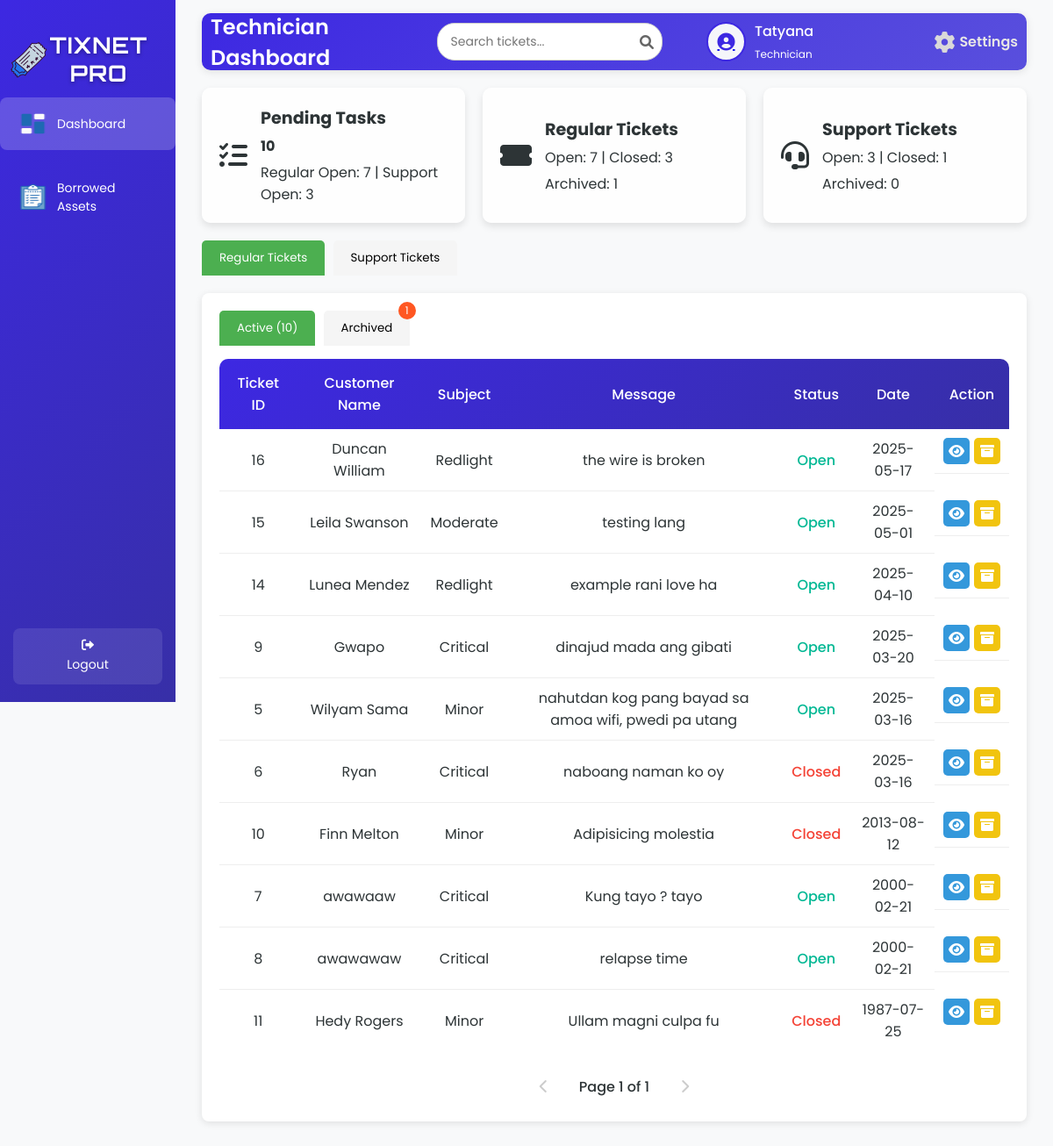
Before: /technicianD.php (signed in) with the older database file.
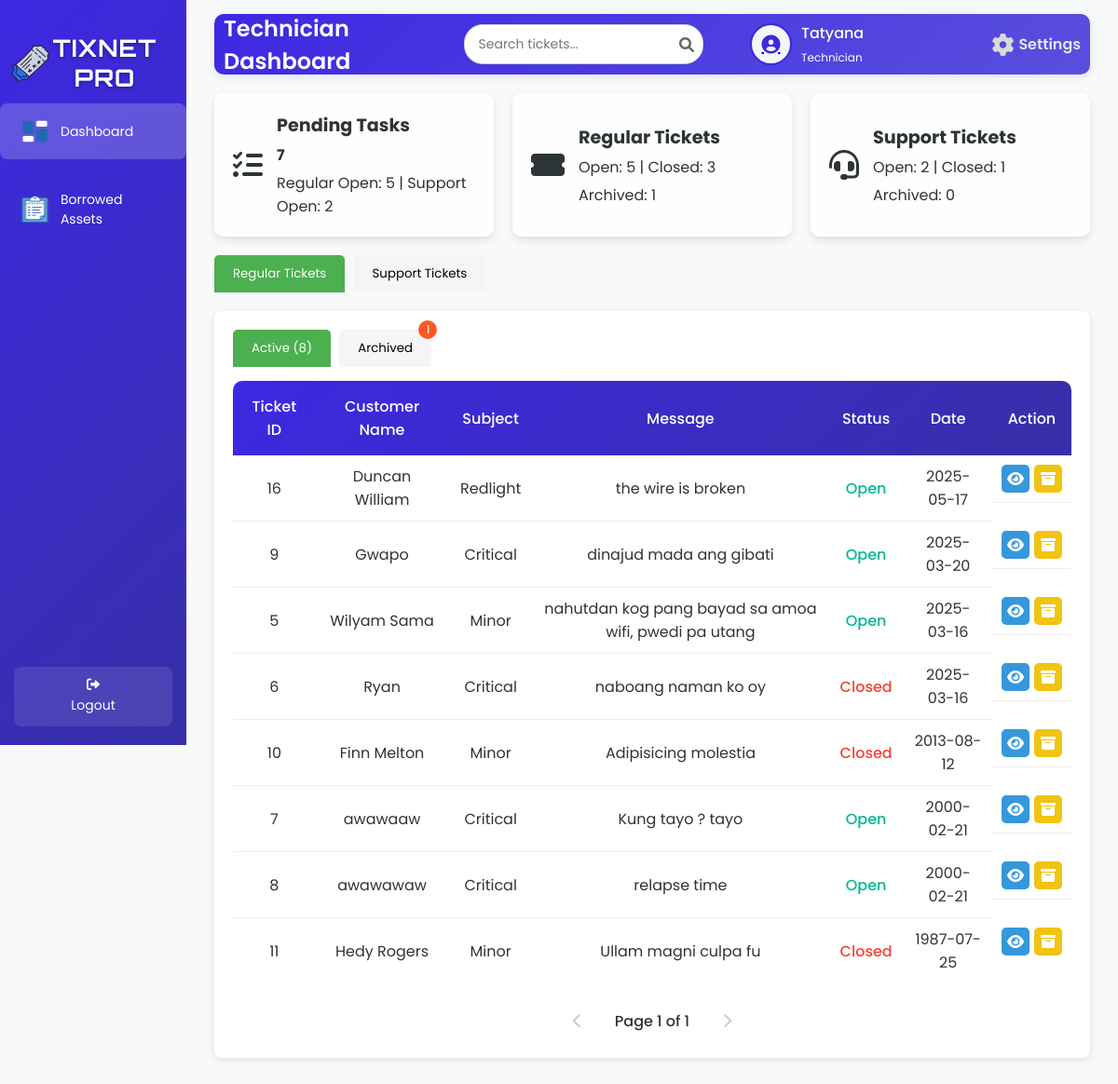
After: the same page with the newer database file.
### tables this page shows
CREATE TABLE `tbl_ticket` (
  `t_id` int(50) NOT NULL,
  `t_aname` varchar(200) NOT NULL,
  `t_subject` varchar(200) NOT NULL,
  `t_status` varchar(200) NOT NULL,
  `t_date` date NOT NULL,
  `t_details` varchar(200) NOT NULL
);

### technicianD.php (the view, shortened to what this page needs)
<?php
include 'db.php';
$username = $_SESSION['username'];
$firstName = $lastName = $userType = '';
$avatarPath = $_SESSION['avatarPath'];
$limit = 10;
$regularActivePage = isset($_GET['regularActivePage']) ? max(1, (int)$_GET['regularActivePage']) : 1;
$tab = $_GET['tab'] ?? 'regular';
$searchTerm = isset($_GET['search']) ? trim($_GET['search']) : '';
$openTickets = $closedTickets = $supportOpen = $supportClosed = 0;
$archivedRegular = $archivedSupport = 0;
$pendingTasks = 0;
if ($conn) {
    try {
        $sqlUser = "SELECT u_fname, u_lname, u_type FROM tbl_user WHERE u_username = ?";
        $stmt = $conn->prepare($sqlUser);
        $stmt->bind_param("s", $username);
        $stmt->execute();
        $resultUser = $stmt->get_result();
        if ($resultUser->num_rows > 0) {
            $row = $resultUser->fetch_assoc();
            $firstName = $row['u_fname'] ?? '';
            $userType = $row['u_type'] ?? '';
        }
        $searchLike = $searchTerm ? "%$searchTerm%" : null;
        $sqlOpenTickets = "SELECT COUNT(*) AS openTickets FROM tbl_ticket
                          WHERE t_status = 'open'
                          AND (t_details NOT LIKE 'ARCHIVED:%' OR t_details IS NULL)
                          AND t_status != 'archived'";
        $stmtOpenTickets = $conn->prepare($sqlOpenTickets);
        $stmtOpenTickets->execute();
        $resultOpenTickets = $stmtOpenTickets->get_result();
        $openTickets = $resultOpenTickets->fetch_assoc()['openTickets'] ?? 0;
        $sqlClosedTickets = "SELECT COUNT(*) AS closedTickets FROM tbl_ticket
                            WHERE t_status = 'closed'
                            AND (t_details NOT LIKE 'ARCHIVED:%' OR t_details IS NULL)
                            AND t_status != 'archived'";
        $stmtClosedTickets = $conn->prepare($sqlClosedTickets);
        $stmtClosedTickets->execute();
        $resultClosedTickets = $stmtClosedTickets->get_result();
        $closedTickets = $resultClosedTickets->fetch_assoc()['closedTickets'] ?? 0;
        $sqlArchivedRegular = "SELECT COUNT(*) AS archivedTickets FROM tbl_ticket
                              WHERE t_details LIKE 'ARCHIVED:%'
                              AND t_status != 'archived'";
        $stmtArchivedRegular = $conn->prepare($sqlArchivedRegular);
        $stmtArchivedRegular->execute();
        $resultArchivedRegular = $stmtArchivedRegular->get_result();
        $archivedRegular = $resultArchivedRegular->fetch_assoc()['archivedTickets'] ?? 0;
        $sqlSupportOpen = "SELECT COUNT(*) AS supportOpen FROM tbl_supp_tickets
                          WHERE s_status = 'Open'
                          AND (s_message NOT LIKE 'ARCHIVED:%' OR s_message IS NULL)";
        $stmtSupportOpen = $conn->prepare($sqlSupportOpen);
        $stmtSupportOpen->execute();
        $resultSupportOpen = $stmtSupportOpen->get_result();
        $supportOpen = $resultSupportOpen->fetch_assoc()['supportOpen'] ?? 0;
        $sqlSupportClosed = "SELECT COUNT(*) AS supportClosed FROM tbl_supp_tickets
                            WHERE s_status = 'Closed'
                            AND (s_message NOT LIKE 'ARCHIVED:%' OR s_message IS NULL)";
        $stmtSupportClosed = $conn->prepare($sqlSupportClosed);
        $stmtSupportClosed->execute();
        $resultSupportClosed = $stmtSupportClosed->get_result();
        $supportClosed = $resultSupportClosed->fetch_assoc()['supportClosed'] ?? 0;
        $sqlArchivedSupport = "SELECT COUNT(*) AS archivedSupport FROM tbl_supp_tickets
                              WHERE s_message LIKE 'ARCHIVED:%'";
        $stmtArchivedSupport = $conn->prepare($sqlArchivedSupport);
        $stmtArchivedSupport->execute();
        $resultArchivedSupport = $stmtArchivedSupport->get_result();
        $archivedSupport = $resultArchivedSupport->fetch_assoc()['archivedSupport'] ?? 0;
        $pendingTasks = $openTickets + $supportOpen;
        $sqlTotalRegularActive = "SELECT COUNT(*) AS total FROM tbl_ticket
                                WHERE (t_details NOT LIKE 'ARCHIVED:%' OR t_details IS NULL)
                                AND t_status != 'archived'";
        $stmtTotalRegularActive = $conn->prepare($sqlTotalRegularActive);
        $stmtTotalRegularActive->execute();
        $resultTotalRegularActive = $stmtTotalRegularActive->get_result();
        $totalRegularActive = $resultTotalRegularActive->fetch_assoc()['total'] ?? 0;
        $totalRegularActivePages = max(1, ceil($totalRegularActive / $limit));
        $regularActivePage = min($regularActivePage, $totalRegularActivePages);
        $regularActiveOffset = max(0, ($regularActivePage - 1) * $limit);
        $sqlRegularActive = "SELECT t_id, t_aname, t_subject, t_details, t_status, t_date
                            FROM tbl_ticket
                            WHERE (t_details NOT LIKE 'ARCHIVED:%' OR t_details IS NULL)
                            AND t_status != 'archived'";
        $sqlRegularActive .= " ORDER BY t_date DESC LIMIT ? OFFSET ?";
        $stmtRegularActive = $conn->prepare($sqlRegularActive);
        if ($searchTerm) {
            $stmtRegularActive->bind_param("sssii", $searchLike, $searchLike, $searchLike, $limit, $regularActiveOffset);
        } else {
            $stmtRegularActive->bind_param("ii", $limit, $regularActiveOffset);
        }
        $stmtRegularActive->execute();
        $resultRegularActive = $stmtRegularActive->get_result();
        $sqlTotalRegularArchived = "SELECT COUNT(*) AS total FROM tbl_ticket
                                  WHERE t_details LIKE 'ARCHIVED:%'
                                  AND t_status != 'archived'";
        $stmtTotalRegularArchived = $conn->prepare($sqlTotalRegularArchived);
        $stmtTotalRegularArchived->execute();
        $resultTotalRegularArchived = $stmtTotalRegularArchived->get_result();
        $totalRegularArchived = $resultTotalRegularArchived->fetch_assoc()['total'] ?? 0;
    } catch (Exception $e) {
        $errorMessage = htmlspecialchars($e->getMessage());
        echo "<script>alert('Error: $errorMessage');</script>";
    }
} else {
    die("Database connection failed.");
}
?>
<!DOCTYPE html>
<html lang="en">
<head>
    <link rel="stylesheet" href="technicianSD.css">
    <link rel="stylesheet" href="https://cdnjs.cloudflare.com/ajax/libs/font-awesome/6.0.0-beta3/css/all.min.css">
</head>
<body>
<div class="wrapper">
    <div class="sidebar">
        <h2><img src="image/logo.png" alt="Tix Net Icon" class="sidebar-icon">TixNet Pro</h2>
        <ul>
            <li><a href="technicianD.php" class="active"><img src="image/main.png" alt="Dashboard" class="icon" /> <span>Dashboard</span></a></li>
            <li><a href="techBorrowed.php"><img src="image/borrowed.png" alt="Borrowed Assets" class="icon" /> <span>Borrowed Assets</span></a></li>
        </ul>
        <footer>
            <a href="index.php" class="back-home"><i class="fas fa-sign-out-alt"></i> Logout</a>
        </footer>
    </div>
    <div class="container">
        <div class="upper">
            <h1>Technician Dashboard</h1>
            <div class="search-container">
                <input type="text" class="search-bar" id="searchInput" placeholder="Search tickets..." value="<?php echo htmlspecialchars($searchTerm); ?>" onkeyup="debouncedSearchTickets()">
                <span class="search-icon"><i class="fas fa-search"></i></span>
            </div>
            <div class="user-profile">
                <div class="user-icon">
                    <a href="image.php">
                        <?php
                        $cleanAvatarPath = preg_replace('/\?\d+$/', '', $avatarPath);
                        if (!empty($avatarPath) && file_exists($cleanAvatarPath)) {
                            echo "<img src='" . htmlspecialchars($avatarPath, ENT_QUOTES, 'UTF-8') . "' alt='User Avatar'>";
                        } else {
                            echo "<i class='fas fa-user-circle'></i>";
                        }
                        ?>
                    </a>
                </div>
                <div class="user-details">
                    <span><?php echo htmlspecialchars($firstName, ENT_QUOTES, 'UTF-8'); ?></span>
                    <small><?php echo htmlspecialchars(ucfirst($userType), ENT_QUOTES, 'UTF-8'); ?></small>
                </div>
                <a href="settings.php" class="settings-link">
                    <i class="fas fa-cog"></i>
                    <span>Settings</span>
                </a>
            </div>
        </div>
        <div class="dashboard-cards">
            <div class="card">
                <i class="fas fa-tasks text-yellow-500"></i>
                <div class="card-content">
                    <h3>Pending Tasks</h3>
                    <p><strong><?php echo $pendingTasks; ?></strong></p>
                    <p>Regular Open: <?php echo $openTickets; ?> | Support Open: <?php echo $supportOpen; ?></p>
                </div>
            </div>
            <div class="card">
                <i class="fas fa-ticket-alt text-orange-500"></i>
                <div class="card-content">
                    <h3>Regular Tickets</h3>
                    <p>Open: <?php echo $openTickets; ?> | Closed: <?php echo $closedTickets; ?></p>
                    <p>Archived: <?php echo $archivedRegular; ?></p>
                </div>
            </div>
            <div class="card">
                <i class="fas fa-headset text-blue-500"></i>
                <div class="card-content">
                    <h3>Support Tickets</h3>
                    <p>Open: <?php echo $supportOpen; ?> | Closed: <?php echo $supportClosed; ?></p>
                    <p>Archived: <?php echo $archivedSupport; ?></p>
                </div>
            </div>
        </div>
        <div class="tab-container">
            <div class="main-tab-buttons">
                <button class="tab-button <?php echo in_array($tab, ['regular', 'regularArchived']) ? 'active' : ''; ?>" onclick="openMainTab('regularTickets', '<?php echo $tab === 'regularArchived' ? 'regularArchived' : 'regular'; ?>')">Regular Tickets</button>
                <button class="tab-button <?php echo in_array($tab, ['support', 'supportArchived']) ? 'active' : ''; ?>" onclick="openMainTab('supportTickets', '<?php echo $tab === 'supportArchived' ? 'supportArchived' : 'support'; ?>')">Support Tickets</button>
            </div>
            <div id="regularTickets" class="main-tab-content <?php echo in_array($tab, ['regular', 'regularArchived']) ? 'active' : ''; ?>">
                <div class="table-box">
                    <div class="sub-tab-buttons">
                        <button class="tab-button <?php echo $tab === 'regular' ? 'active' : ''; ?>" onclick="openSubTab('regularTicketsContent', 'regular')">Active (<?php echo $totalRegularActive; ?>)</button>
                        <button class="tab-button <?php echo $tab === 'regularArchived' ? 'active' : ''; ?>" onclick="openSubTab('regularArchivedTicketsContent', 'regularArchived')">
                            Archived
                            <?php if ($totalRegularArchived > 0): ?>
                                <span class="tab-badge"><?php echo $totalRegularArchived; ?></span>
                            <?php endif; ?>
                        </button>
                    </div>
                    <div id="regularTicketsContent" class="sub-tab-content <?php echo $tab === 'regular' ? 'active' : ''; ?>">
                        <table class="tickets-table" id="regular-active-tickets">
                            <thead>
                                <tr>
                                    <th>Ticket ID</th>
                                    <th>Customer Name</th>
                                    <th>Subject</th>
                                    <th>Message</th>
                                    <th>Status</th>
                                    <th>Date</th>
                                    <th>Action</th>
                                </tr>
                            </thead>
                            <tbody>
                                <?php
                                if ($resultRegularActive && $resultRegularActive->num_rows > 0) {
                                    while ($row = $resultRegularActive->fetch_assoc()) {
                                        $display_details = preg_replace('/^ARCHIVED:/', '', $row['t_details'] ?? '');
                                        $ticketData = json_encode([
                                            'id' => $row['t_id'],
                                            'aname' => $row['t_aname'] ?? '',
                                            'subject' => $row['t_subject'] ?? '',
                                            'details' => $display_details,
                                            'status' => ucfirst(strtolower($row['t_status'] ?? '')),
                                            'date' => $row['t_date'] ?? '-'
                                        ], JSON_HEX_QUOT | JSON_HEX_TAG);
                                        echo "<tr>
                                                <td>" . htmlspecialchars($row['t_id']) . "</td>
                                                <td>" . htmlspecialchars($row['t_aname'] ?? '') . "</td>
                                                <td>" . htmlspecialchars($row['t_subject'] ?? '') . "</td>
                                                <td>" . htmlspecialchars($display_details) . "</td>
                                                <td class='status-" . strtolower(str_replace(' ', '-', $row['t_status'] ?? '')) .
                                                (strtolower($row['t_status']) === 'open' ? " clickable' onclick='openCloseModal({$row['t_id']}, \"" . htmlspecialchars($row['t_aname'], ENT_QUOTES, 'UTF-8') . "\", \"regular\")'" : "'") .
                                                ">" . ucfirst(strtolower($row['t_status'] ?? '')) . "</td>
                                                <td>" . htmlspecialchars($row['t_date'] ?? '-') . "</td>
                                                <td class='action-buttons'>
                                                    <span class='view-btn' onclick='showViewModal(\"regular\", $ticketData)' title='View'><i class='fas fa-eye'></i></span>
                                                    <span class='archive-btn' onclick='openModal(\"archive\", \"regular\", {\"id\": {$row['t_id']}})' title='Archive'><i class='fas fa-archive'></i></span>
                                                </td>
                                              </tr>";
                                    }
                                } else {
                                    echo "<tr><td colspan='7'>No active regular tickets found.</td></tr>";
                                }
                                ?>
                            </tbody>
                        </table>
                        <div class="pagination" id="regular-active-pagination">
                            <?php
                            $paginationParams = "&search=" . urlencode($searchTerm);
                            if ($regularActivePage > 1) {
                                echo "<a href='?tab=regular®ularActivePage=" . ($regularActivePage - 1) . "$paginationParams' class='pagination-link'><i class='fas fa-chevron-left'></i></a>";
                            } else {
                                echo "<span class='pagination-link disabled'><i class='fas fa-chevron-left'></i></span>";
                            }
                            echo "<span class='current-page'>Page $regularActivePage of $totalRegularActivePages</span>";
                            if ($regularActivePage < $totalRegularActivePages) {
                                echo "<a href='?tab=regular®ularActivePage=" . ($regularActivePage + 1) . "$paginationParams' class='pagination-link'><i class='fas fa-chevron-right'></i></a>";
                            } else {
                                echo "<span class='pagination-link disabled'><i class='fas fa-chevron-right'></i></span>";
                            }
                            ?>
                        </div>
                    </div>
                </div>
            </div>
        </div>
    </div>
</div>
</body>
</html>

Changed rows visible on the page:
removed tbl_ticket: t_id "15", t_aname "Leila Swanson", t_subject "Moderate", t_details "testing lang", t_status "Open", t_date "2025-05-01"
removed tbl_ticket: t_id "14", t_aname "Lunea Mendez", t_subject "Redlight", t_details "example rani love ha", t_status "Open", t_date "2025-04-10"
Other visible differences:
$pendingTasks: "10" → "7"
$openTickets: "7" → "5"
$supportOpen: "3" → "2"
$totalRegularActive: "10" → "8"
